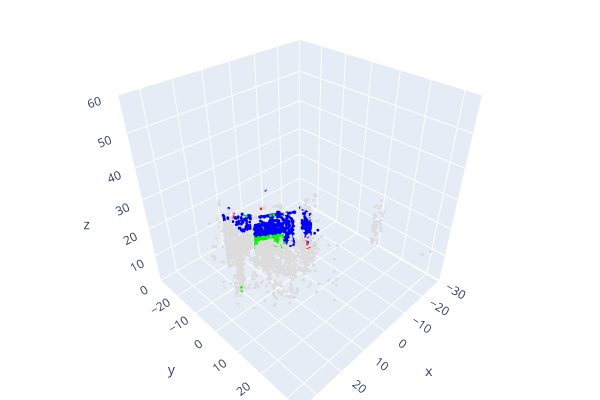

The notebook cell this image was saved under:
### Code cell
trace=dict(type="scatter3d",
x=result[:, 0],
y=result[:, 1],
z=result[:, 2],
mode="markers",
marker=dict(color=[f"rgb({color_code[int(result[i, 6])][0]}, {color_code[int(result[i, 6])][1]}, {color_code[int(result[i, 6])][2]})" for i in range(result.shape[0])])
)

fig = go.Figure(layout={"width": 600, "height": 400})
fig.add_trace(trace)
fig.update_traces(marker_size = 1)
fig.update_layout(margin=dict(l=0, r=0, b=0, t=0))
fig.update_layout(
    scene=dict(
        xaxis=dict(tickmode="auto",nticks=10, autorange=True,),
        yaxis=dict(tickmode="auto",nticks=10, autorange=True,),
        zaxis=dict(tickmode="auto",nticks=10, range=[0,60],autorange=False,),
        aspectratio=dict(x=1, y=1, z=1) #ratio of XYZ axes = 1：1：1
        ))

fig.show()

### Figure 1 — Plotly figure (JSON) as saved in the notebook; plotly's stock layout.template omitted (floating-point values rounded to 4 significant figures; data arrays with more than 128 entries replaced by an {"elided": "..."} marker saying what was removed)
{"data": [{"marker": {"color": {"elided": "10000 str values"}, "size": 1}, "mode": "markers", "type": "scatter3d", "x": {"elided": "10000 float values"}, "y": {"elided": "10000 float values"}, "z": {"elided": "10000 float values"}}], "layout": {"height": 400, "margin": {"b": 0, "l": 0, "r": 0, "t": 0}, "scene": {"aspectratio": {"x": 1, "y": 1, "z": 1}, "xaxis": {"autorange": true, "nticks": 10, "tickmode": "auto"}, "yaxis": {"autorange": true, "nticks": 10, "tickmode": "auto"}, "zaxis": {"autorange": false, "nticks": 10, "range": [0, 60], "tickmode": "auto"}}, "width": 600}}
